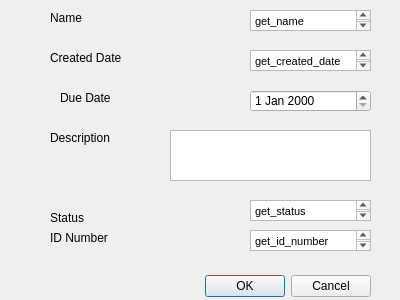
<?xml version="1.0" encoding="UTF-8"?>
<ui version="4.0">
 <class>CreateDialogTask</class>
 <widget class="QDialog" name="CreateDialogTask">
  <property name="geometry">
   <rect>
    <x>0</x>
    <y>0</y>
    <width>400</width>
    <height>300</height>
   </rect>
  </property>
  <property name="windowTitle">
   <string>Dialog</string>
  </property>
  <widget class="QDialogButtonBox" name="buttonBox">
   <property name="geometry">
    <rect>
     <x>30</x>
     <y>270</y>
     <width>341</width>
     <height>32</height>
    </rect>
   </property>
   <property name="orientation">
    <enum>Qt::Horizontal</enum>
   </property>
   <property name="standardButtons">
    <set>QDialogButtonBox::Cancel|QDialogButtonBox::Ok</set>
   </property>
  </widget>
  <widget class="QLabel" name="label_5">
   <property name="geometry">
    <rect>
     <x>50</x>
     <y>230</y>
     <width>91</width>
     <height>16</height>
    </rect>
   </property>
   <property name="text">
    <string>ID Number</string>
   </property>
  </widget>
  <widget class="QTextEdit" name="textEdit_5">
   <property name="geometry">
    <rect>
     <x>250</x>
     <y>230</y>
     <width>121</width>
     <height>21</height>
    </rect>
   </property>
   <property name="html">
    <string>&lt;!DOCTYPE HTML PUBLIC &quot;-//W3C//DTD HTML 4.0//EN&quot; &quot;http://www.w3.org/TR/REC-html40/strict.dtd&quot;&gt;
&lt;html&gt;&lt;head&gt;&lt;meta name=&quot;qrichtext&quot; content=&quot;1&quot; /&gt;&lt;style type=&quot;text/css&quot;&gt;
p, li { white-space: pre-wrap; }
&lt;/style&gt;&lt;/head&gt;&lt;body style=&quot; font-family:'MS Shell Dlg 2'; font-size:8.25pt; font-weight:400; font-style:normal;&quot;&gt;
&lt;p style=&quot; margin-top:0px; margin-bottom:0px; margin-left:0px; margin-right:0px; -qt-block-indent:0; text-indent:0px;&quot;&gt;get_id_number&lt;/p&gt;&lt;/body&gt;&lt;/html&gt;</string>
   </property>
  </widget>
  <widget class="QLabel" name="label_6">
   <property name="geometry">
    <rect>
     <x>50</x>
     <y>210</y>
     <width>51</width>
     <height>16</height>
    </rect>
   </property>
   <property name="text">
    <string>Status</string>
   </property>
  </widget>
  <widget class="QLabel" name="label">
   <property name="geometry">
    <rect>
     <x>50</x>
     <y>10</y>
     <width>51</width>
     <height>16</height>
    </rect>
   </property>
   <property name="text">
    <string>Name</string>
   </property>
  </widget>
  <widget class="QTextEdit" name="textEdit_6">
   <property name="geometry">
    <rect>
     <x>250</x>
     <y>200</y>
     <width>121</width>
     <height>21</height>
    </rect>
   </property>
   <property name="html">
    <string>&lt;!DOCTYPE HTML PUBLIC &quot;-//W3C//DTD HTML 4.0//EN&quot; &quot;http://www.w3.org/TR/REC-html40/strict.dtd&quot;&gt;
&lt;html&gt;&lt;head&gt;&lt;meta name=&quot;qrichtext&quot; content=&quot;1&quot; /&gt;&lt;style type=&quot;text/css&quot;&gt;
p, li { white-space: pre-wrap; }
&lt;/style&gt;&lt;/head&gt;&lt;body style=&quot; font-family:'MS Shell Dlg 2'; font-size:8.25pt; font-weight:400; font-style:normal;&quot;&gt;
&lt;p style=&quot; margin-top:0px; margin-bottom:0px; margin-left:0px; margin-right:0px; -qt-block-indent:0; text-indent:0px;&quot;&gt;get_status&lt;/p&gt;&lt;/body&gt;&lt;/html&gt;</string>
   </property>
  </widget>
  <widget class="QLabel" name="label_3">
   <property name="geometry">
    <rect>
     <x>50</x>
     <y>50</y>
     <width>101</width>
     <height>16</height>
    </rect>
   </property>
   <property name="text">
    <string>Created Date</string>
   </property>
  </widget>
  <widget class="QTextEdit" name="textEdit">
   <property name="geometry">
    <rect>
     <x>250</x>
     <y>10</y>
     <width>121</width>
     <height>21</height>
    </rect>
   </property>
   <property name="html">
    <string>&lt;!DOCTYPE HTML PUBLIC &quot;-//W3C//DTD HTML 4.0//EN&quot; &quot;http://www.w3.org/TR/REC-html40/strict.dtd&quot;&gt;
&lt;html&gt;&lt;head&gt;&lt;meta name=&quot;qrichtext&quot; content=&quot;1&quot; /&gt;&lt;style type=&quot;text/css&quot;&gt;
p, li { white-space: pre-wrap; }
&lt;/style&gt;&lt;/head&gt;&lt;body style=&quot; font-family:'MS Shell Dlg 2'; font-size:8.25pt; font-weight:400; font-style:normal;&quot;&gt;
&lt;p style=&quot; margin-top:0px; margin-bottom:0px; margin-left:0px; margin-right:0px; -qt-block-indent:0; text-indent:0px;&quot;&gt;get_name&lt;/p&gt;&lt;/body&gt;&lt;/html&gt;</string>
   </property>
  </widget>
  <widget class="QLabel" name="label_2">
   <property name="geometry">
    <rect>
     <x>60</x>
     <y>90</y>
     <width>101</width>
     <height>16</height>
    </rect>
   </property>
   <property name="text">
    <string>Due Date</string>
   </property>
  </widget>
  <widget class="QLabel" name="label_4">
   <property name="geometry">
    <rect>
     <x>50</x>
     <y>130</y>
     <width>91</width>
     <height>16</height>
    </rect>
   </property>
   <property name="text">
    <string>Description</string>
   </property>
  </widget>
  <widget class="QTextEdit" name="textEdit_3">
   <property name="geometry">
    <rect>
     <x>250</x>
     <y>50</y>
     <width>121</width>
     <height>21</height>
    </rect>
   </property>
   <property name="html">
    <string>&lt;!DOCTYPE HTML PUBLIC &quot;-//W3C//DTD HTML 4.0//EN&quot; &quot;http://www.w3.org/TR/REC-html40/strict.dtd&quot;&gt;
&lt;html&gt;&lt;head&gt;&lt;meta name=&quot;qrichtext&quot; content=&quot;1&quot; /&gt;&lt;style type=&quot;text/css&quot;&gt;
p, li { white-space: pre-wrap; }
&lt;/style&gt;&lt;/head&gt;&lt;body style=&quot; font-family:'MS Shell Dlg 2'; font-size:8.25pt; font-weight:400; font-style:normal;&quot;&gt;
&lt;p style=&quot; margin-top:0px; margin-bottom:0px; margin-left:0px; margin-right:0px; -qt-block-indent:0; text-indent:0px;&quot;&gt;get_created_date&lt;/p&gt;&lt;/body&gt;&lt;/html&gt;</string>
   </property>
  </widget>
  <widget class="QDateEdit" name="dateEdit">
   <property name="geometry">
    <rect>
     <x>250</x>
     <y>90</y>
     <width>121</width>
     <height>22</height>
    </rect>
   </property>
  </widget>
  <widget class="QTextEdit" name="textEdit_2">
   <property name="geometry">
    <rect>
     <x>170</x>
     <y>130</y>
     <width>201</width>
     <height>51</height>
    </rect>
   </property>
  </widget>
 </widget>
 <resources/>
 <connections>
  <connection>
   <sender>buttonBox</sender>
   <signal>accepted()</signal>
   <receiver>CreateDialogTask</receiver>
   <slot>accept()</slot>
   <hints>
    <hint type="sourcelabel">
     <x>248</x>
     <y>254</y>
    </hint>
    <hint type="destinationlabel">
     <x>157</x>
     <y>274</y>
    </hint>
   </hints>
  </connection>
  <connection>
   <sender>buttonBox</sender>
   <signal>rejected()</signal>
   <receiver>CreateDialogTask</receiver>
   <slot>reject()</slot>
   <hints>
    <hint type="sourcelabel">
     <x>316</x>
     <y>260</y>
    </hint>
    <hint type="destinationlabel">
     <x>286</x>
     <y>274</y>
    </hint>
   </hints>
  </connection>
 </connections>
</ui>
